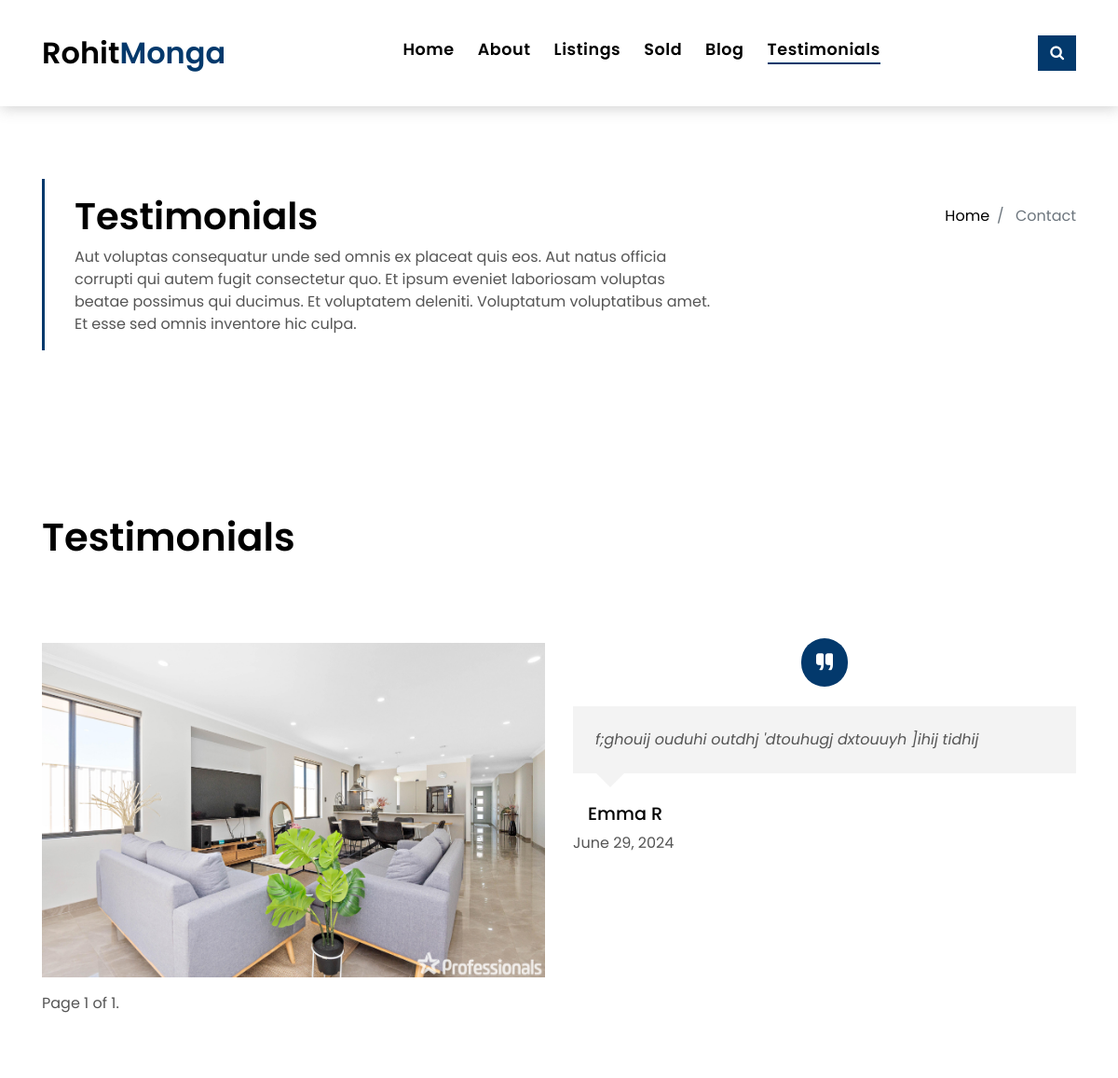
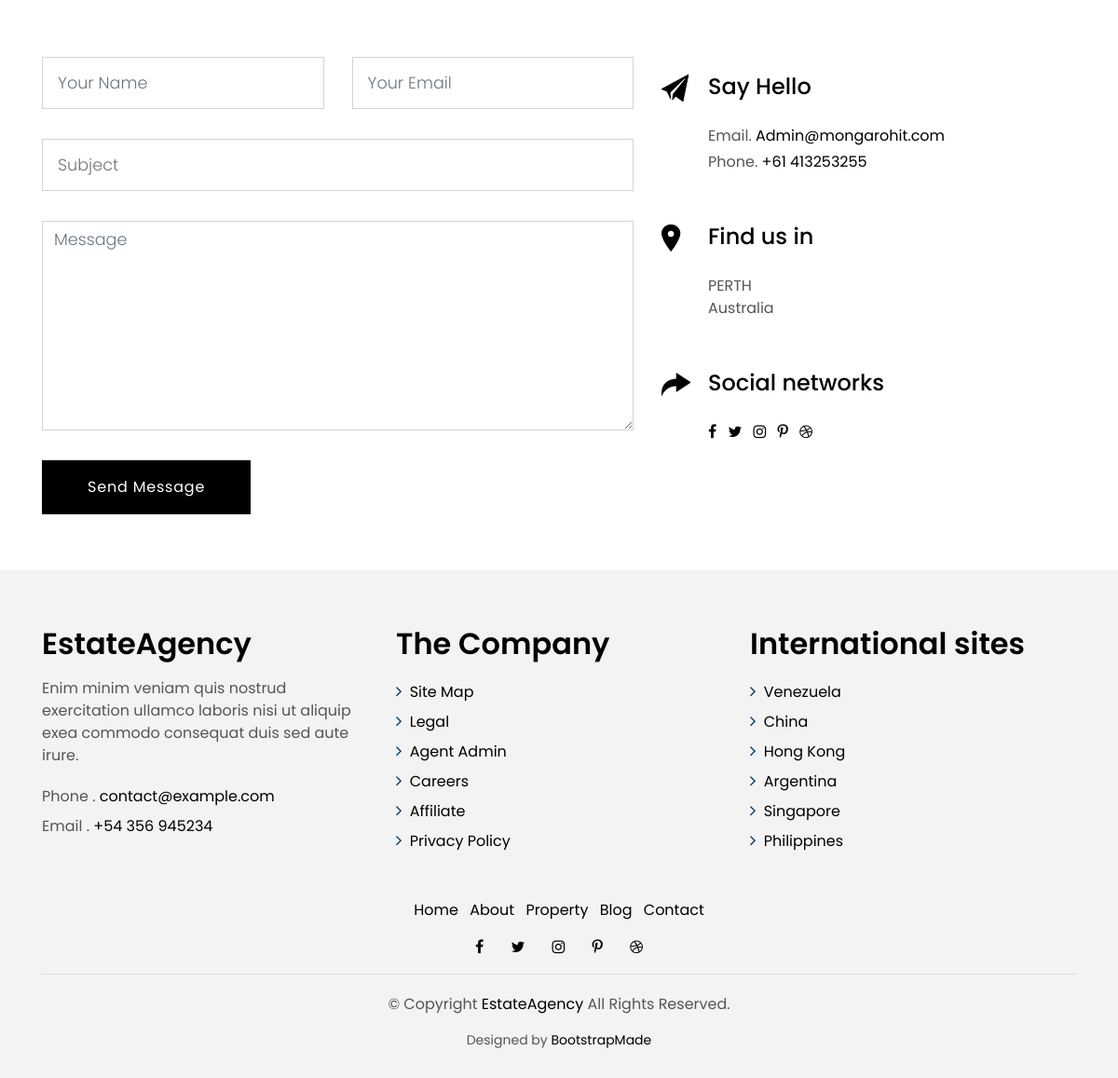
Page /contact/ on the committed database (2 pictures, top to bottom).
### pages/models.py (models this page shows, shortened)
class Feedback(models.Model):
    image = models.ImageField(upload_to='feedback_images/')
    review = models.TextField()
    author = models.CharField(max_length=255)
    date = models.DateField(auto_now_add=True)

### pages/views.py (the view)
# urls.py: path('contact/', views.contact, name='contact'),
def contact(request):
    feedback_list = Feedback.objects.all()
    paginator = Paginator(feedback_list, 5)  # Show 5 feedbacks per page
    page_number = request.GET.get('page')
    page_obj = paginator.get_page(page_number)
    return render(request, 'contact.html', {'page_obj': page_obj})

### pages/templates/contact.html (shortened to what this page needs)
{% load static %}
<!DOCTYPE html>
<html lang="en">
<head>
  <link href="{% static 'lib/bootstrap/css/bootstrap.min.css' %}" rel="stylesheet">
  <link href="{% static 'lib/font-awesome/css/font-awesome.min.css' %}" rel="stylesheet">
  <link href="{% static 'lib/animate/animate.min.css' %}" rel="stylesheet">
  <link href="{% static 'lib/ionicons/css/ionicons.min.css' %}" rel="stylesheet">
  <link href="{% static 'lib/owlcarousel/assets/owl.carousel.min.css' %}" rel="stylesheet">
  <link href="{% static 'css/style.css' %}" rel="stylesheet">
</head>
<body>
  <nav class="navbar navbar-default navbar-trans navbar-expand-lg fixed-top">
    <div class="container">
      <a class="navbar-brand text-brand" href="index.html">Rohit<span class="color-b">Monga</span></a>
      <div class="navbar-collapse collapse justify-content-center" id="navbarDefault">
        <ul class="navbar-nav">
          <li class="nav-item">
            <a class="nav-link" href="{% url 'home' %}">Home</a>
          </li>
          <li class="nav-item">
            <a class="nav-link" href="{% url 'about' %}">About</a>
          </li>
          <li class="nav-item">
            <a class="nav-link" href="{% url 'listings' %}">Listings</a>
          </li>
          <li class="nav-item">
            <a class="nav-link" href="{% url 'sold' %}">Sold</a>
          </li>
          <li class="nav-item">
            <a class="nav-link" href="{% url 'blogs' %}">Blog</a>
          </li>
          <li class="nav-item">
            <a class="nav-link active" href="{% url 'contact' %}">Testimonials</a>
          </li>
        </ul>
      </div>
      <button type="button" class="btn btn-b-n navbar-toggle-box-collapse d-none d-md-block" data-toggle="collapse"
        data-target="#navbarTogglerDemo01" aria-expanded="false">
        <span class="fa fa-search" aria-hidden="true"></span>
      </button>
    </div>
  </nav>
  <section class="intro-single">
    <div class="container">
      <div class="row">
        <div class="col-md-12 col-lg-8">
          <div class="title-single-box">
            <h1 class="title-single">Testimonials</h1>
            <span class="color-text-a">Aut voluptas consequatur unde sed omnis ex placeat quis eos. Aut natus officia corrupti qui autem fugit consectetur quo. Et ipsum eveniet laboriosam voluptas beatae possimus qui ducimus. Et voluptatem deleniti. Voluptatum voluptatibus amet. Et esse sed omnis inventore hic culpa.</span>
          </div>
        </div>
        <div class="col-md-12 col-lg-4">
          <nav aria-label="breadcrumb" class="breadcrumb-box d-flex justify-content-lg-end">
            <ol class="breadcrumb">
              <li class="breadcrumb-item">
                <a href="index.html">Home</a>
              </li>
              <li class="breadcrumb-item active" aria-current="page">
                Contact
              </li>
            </ol>
          </nav>
        </div>
      </div>
    </div>
  </section>
<section class="section-testimonials section-t8 nav-arrow-a">
  <div class="container">
    <div class="row">
      <div class="col-md-12">
        <div class="title-wrap d-flex justify-content-between">
          <div class="title-box">
            <h2 class="title-a">Testimonials</h2>
          </div>
        </div>
      </div>
    </div>
    <div id="testimonial-carousel" class="owl-carousel owl-arrow">
      {% for feedback in page_obj %}
      <div class="carousel-item-a">
        <div class="testimonials-box">
          <div class="row">
            <div class="col-sm-12 col-md-6">
              <div class="testimonial-img">
                <img src="{{ feedback.image.url }}" alt="" class="img-fluid" style="max-height: 370px;">
              </div>
            </div>
            <div class="col-sm-12 col-md-6">
              <div class="testimonial-ico">
                <span class="ion-ios-quote"></span>
              </div>
              <div class="testimonials-content">
                <p class="testimonial-text">
                  {{ feedback.review }}
                </p>
              </div>
              <div class="testimonial-author-box">
                <h5 class="testimonial-author">{{ feedback.author }}</h5>
                <p class="testimonial-date">{{ feedback.date }}</p>
              </div>
            </div>
          </div>
        </div>
      </div>
      {% endfor %}
    </div>
    <div class="pagination">
      <span class="step-links">
        <span class="current">
          Page {{ page_obj.number }} of {{ page_obj.paginator.num_pages }}.
        </span>
      </span>
    </div>
  </div>
</section>
  <section class="contact">
    <div class="container">
      <div class="row">
        <div class="col-sm-12">
        </div>
        <div class="col-sm-12 section-t8">
          <div class="row">
            <div class="col-md-7">
              <form class="form-a contactForm" action="" method="post" role="form">
                <div class="row">
                  <div class="col-md-6 mb-3">
                    <div class="form-group">
                      <input type="text" name="name" class="form-control form-control-lg form-control-a" placeholder="Your Name" data-rule="minlen:4" data-msg="Please enter at least 4 chars">
                    </div>
                  </div>
                  <div class="col-md-6 mb-3">
                    <div class="form-group">
                      <input name="email" type="email" class="form-control form-control-lg form-control-a" placeholder="Your Email" data-rule="email" data-msg="Please enter a valid email">
                    </div>
                  </div>
                  <div class="col-md-12 mb-3">
                    <div class="form-group">
                      <input type="url" name="subject" class="form-control form-control-lg form-control-a" placeholder="Subject" data-rule="minlen:4" data-msg="Please enter at least 8 chars of subject">
                    </div>
                  </div>
                  <div class="col-md-12 mb-3">
                    <div class="form-group">
                      <textarea name="message" class="form-control" name="message" cols="45" rows="8" data-rule="required" data-msg="Please write something for us" placeholder="Message"></textarea>
                    </div>
                  </div>
                  <div class="col-md-12">
                    <button type="submit" class="btn btn-a">Send Message</button>
                  </div>
                </div>
              </form>
            </div>
            <div class="col-md-5 section-md-t3">
              <div class="icon-box section-b2">
                <div class="icon-box-icon">
                  <span class="ion-ios-paper-plane"></span>
                </div>
                <div class="icon-box-content table-cell">
                  <div class="icon-box-title">
                    <h4 class="icon-title">Say Hello</h4>
                  </div>
                  <div class="icon-box-content">
                    <p class="mb-1">Email.
                      <span class="color-a">Admin@mongarohit.com</span>
                    </p>
                    <p class="mb-1">Phone.
                      <span class="color-a">+61 413253255</span>
                    </p>
                  </div>
                </div>
              </div>
              <div class="icon-box section-b2">
                <div class="icon-box-icon">
                  <span class="ion-ios-pin"></span>
                </div>
                <div class="icon-box-content table-cell">
                  <div class="icon-box-title">
                    <h4 class="icon-title">Find us in</h4>
                  </div>
                  <div class="icon-box-content">
                    <p class="mb-1">
                      PERTH
                      <br> Australia
                    </p>
                  </div>
                </div>
              </div>
              <div class="icon-box">
                <div class="icon-box-icon">
                  <span class="ion-ios-redo"></span>
                </div>
                <div class="icon-box-content table-cell">
                  <div class="icon-box-title">
                    <h4 class="icon-title">Social networks</h4>
                  </div>
                  <div class="icon-box-content">
                    <div class="socials-footer">
                      <ul class="list-inline">
                        <li class="list-inline-item">
                          <a href="#" class="link-one">
                            <i class="fa fa-facebook" aria-hidden="true"></i>
                          </a>
                        </li>
                        <li class="list-inline-item">
                          <a href="#" class="link-one">
                            <i class="fa fa-twitter" aria-hidden="true"></i>
                          </a>
                        </li>
                        <li class="list-inline-item">
                          <a href="#" class="link-one">
                            <i class="fa fa-instagram" aria-hidden="true"></i>
                          </a>
                        </li>
                        <li class="list-inline-item">
                          <a href="#" class="link-one">
                            <i class="fa fa-pinterest-p" aria-hidden="true"></i>
                          </a>
                        </li>
                        <li class="list-inline-item">
                          <a href="#" class="link-one">
                            <i class="fa fa-dribbble" aria-hidden="true"></i>
                          </a>
                        </li>
                      </ul>
                    </div>
                  </div>
                </div>
              </div>
            </div>
          </div>
        </div>
      </div>
    </div>
  </section>
  <section class="section-footer">
    <div class="container">
      <div class="row">
        <div class="col-sm-12 col-md-4">
          <div class="widget-a">
            <div class="w-header-a">
              <h3 class="w-title-a text-brand">EstateAgency</h3>
            </div>
            <div class="w-body-a">
              <p class="w-text-a color-text-a">
                Enim minim veniam quis nostrud exercitation ullamco laboris nisi ut aliquip exea commodo consequat duis
                sed aute irure.
              </p>
            </div>
            <div class="w-footer-a">
              <ul class="list-unstyled">
                <li class="color-a">
                  <span class="color-text-a">Phone .</span> contact@example.com</li>
                <li class="color-a">
                  <span class="color-text-a">Email .</span> +54 356 945234</li>
              </ul>
            </div>
          </div>
        </div>
        <div class="col-sm-12 col-md-4 section-md-t3">
          <div class="widget-a">
            <div class="w-header-a">
              <h3 class="w-title-a text-brand">The Company</h3>
            </div>
            <div class="w-body-a">
              <div class="w-body-a">
                <ul class="list-unstyled">
                  <li class="item-list-a">
                    <i class="fa fa-angle-right"></i> <a href="#">Site Map</a>
                  </li>
                  <li class="item-list-a">
                    <i class="fa fa-angle-right"></i> <a href="#">Legal</a>
                  </li>
                  <li class="item-list-a">
                    <i class="fa fa-angle-right"></i> <a href="#">Agent Admin</a>
                  </li>
                  <li class="item-list-a">
                    <i class="fa fa-angle-right"></i> <a href="#">Careers</a>
                  </li>
                  <li class="item-list-a">
                    <i class="fa fa-angle-right"></i> <a href="#">Affiliate</a>
                  </li>
                  <li class="item-list-a">
                    <i class="fa fa-angle-right"></i> <a href="#">Privacy Policy</a>
                  </li>
                </ul>
              </div>
            </div>
          </div>
        </div>
        <div class="col-sm-12 col-md-4 section-md-t3">
          <div class="widget-a">
            <div class="w-header-a">
              <h3 class="w-title-a text-brand">International sites</h3>
            </div>
            <div class="w-body-a">
              <ul class="list-unstyled">
                <li class="item-list-a">
                  <i class="fa fa-angle-right"></i> <a href="#">Venezuela</a>
                </li>
                <li class="item-list-a">
                  <i class="fa fa-angle-right"></i> <a href="#">China</a>
                </li>
                <li class="item-list-a">
                  <i class="fa fa-angle-right"></i> <a href="#">Hong Kong</a>
                </li>
                <li class="item-list-a">
                  <i class="fa fa-angle-right"></i> <a href="#">Argentina</a>
                </li>
                <li class="item-list-a">
                  <i class="fa fa-angle-right"></i> <a href="#">Singapore</a>
                </li>
                <li class="item-list-a">
                  <i class="fa fa-angle-right"></i> <a href="#">Philippines</a>
                </li>
              </ul>
            </div>
          </div>
        </div>
      </div>
    </div>
  </section>
  <footer>
    <div class="container">
      <div class="row">
        <div class="col-md-12">
          <nav class="nav-footer">
            <ul class="list-inline">
              <li class="list-inline-item">
                <a href="#">Home</a>
              </li>
              <li class="list-inline-item">
                <a href="#">About</a>
              </li>
              <li class="list-inline-item">
                <a href="#">Property</a>
              </li>
              <li class="list-inline-item">
                <a href="#">Blog</a>
              </li>
              <li class="list-inline-item">
                <a href="#">Contact</a>
              </li>
            </ul>
          </nav>
          <div class="socials-a">
            <ul class="list-inline">
              <li class="list-inline-item">
                <a href="#">
                  <i class="fa fa-facebook" aria-hidden="true"></i>
                </a>
              </li>
              <li class="list-inline-item">
                <a href="#">
                  <i class="fa fa-twitter" aria-hidden="true"></i>
                </a>
              </li>
              <li class="list-inline-item">
                <a href="#">
                  <i class="fa fa-instagram" aria-hidden="true"></i>
                </a>
              </li>
              <li class="list-inline-item">
                <a href="#">
                  <i class="fa fa-pinterest-p" aria-hidden="true"></i>
                </a>
              </li>
              <li class="list-inline-item">
                <a href="#">
                  <i class="fa fa-dribbble" aria-hidden="true"></i>
                </a>
              </li>
            </ul>
          </div>
          <div class="copyright-footer">
            <p class="copyright color-text-a">
              &copy; Copyright
              <span class="color-a">EstateAgency</span> All Rights Reserved.
            </p>
          </div>
          <div class="credits">
            Designed by <a href="https://bootstrapmade.com/">BootstrapMade</a>
          </div>
        </div>
      </div>
    </div>
  </footer>
</body>
</html>

### rows in the picture
Feedback: image (picture), review "f;ghouij ouduhi outdhj 'dtouhugj dxtouuyh ]ihij tidhij", author "Emma R", date "June 29, 2024"

### other values in the picture
{{ page_obj.number }} "1"
{{ page_obj.paginator.num_pages }} "1"
